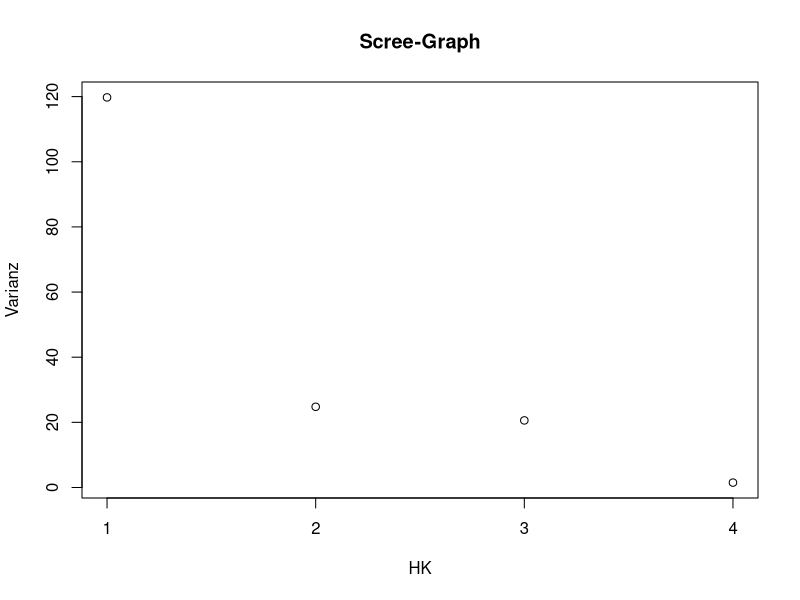

This figure's R source:
## ---- chunk 1
data <- read.csv('AufgabeH14.txt')
(S <- cov(data))
## ---- chunk 2
eigen_results <- eigen(S)
principal_components <- eigen_results$vectors
rownames(principal_components) <- colnames(data)
colnames(principal_components) <- c('HK1', 'HK2', 'HK3', 'HK4')
principal_components
## ---- chunk 3
variances <- eigen_results$values
(p_total <- min(which(cumsum(variances) / sum(variances) >= 0.75)))
## ---- chunk 4
(p_mean <- max(which(variances > mean(variances))))
## ---- chunk 5
plot(variances, main = "Scree-Graph", xlab = 'HK', ylab = 'Varianz', xaxt = "n")
axis(1, at = 1:4)
